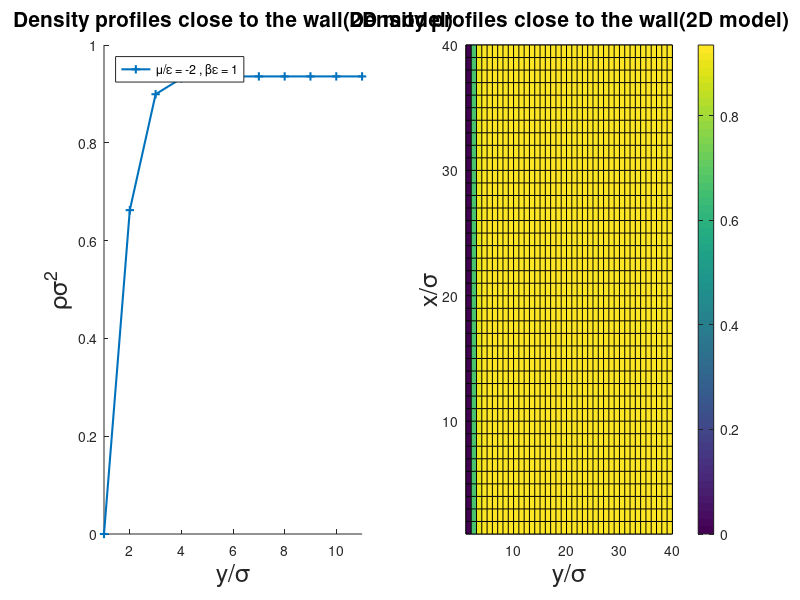

MATLAB code for this plot: (Note: this script raises an error after producing the figure.)
% [Starter code for Problem 8]

% ------------------------------------------------------------
% Solving the bulk with an inhomogeneous iterative method
% ------------------------------------------------------------

clear; clc; close all;

% Parameters:
z_nn = 4;   % Number of nearest-neighbour in lattice (square = 4).
z_nnn = 4;  % Number of next-nearest-neighbours in lattice (square = 4).
Lx = 40;    % Number of sites along x-axis.
Ly = 40;    % Number of sites along y-axis.
sigma = 1;  % Size of a site (defines our units of length).
beta = 1; % Inverse temperature beta*epsilon.
mu = [-2]; % Chemical potential mu/epsilon.
% mu = [-2.67, -2.6, -2.53, -2.5]
marker = ['+']
% marker = ['+', '*', 'o', 'd']
J = linspace(1, 11, 11);%J points for the line graph plot

attract = 1.6; %wall attraction constant
k = 1;         %wall depth


rho_0 = 0.4;   % Initial density.
tol = 1e-12;   % Convergence tolerance.
count = 30000; % Upper limit for iterations.
alpha  = 0.01; % Mixing parameter.


rho = rho_0*ones(Lx,Ly); % Initialise rho to the starting guess(i-th rho_old) in Eq(47)
rho_rhs = zeros(Lx,Ly);  % Initialise rho_new to zeros.


figure(1);
subplot(1,2,1);
hold on;

for loop = 1:length(mu)
    conv = 1; cnt = 1;       % Convergence value and counter.
    % Solve equations iteratively:
    while conv>=tol && cnt<count
        cnt = cnt + 1; % Increment counter.
        % Loop over all lattice sites:
        for i=1:Lx
            for j=1:Ly
                %Defining the Lennard-Jones potential
                
                % Handle the periodic boundaries for x and y:
                left = mod((i-1)-1,Lx) + 1; % i-1, maps 0 to Lx.
                right = mod((i+1)-1,Lx) + 1; % i+1, maps Lx+1 to 1.
                if j<k+1 %depth of wall
                    rho_rhs(i,j) = 0;
                    rho(i,j) = 0;
                elseif j<(20+k)
                    rho_rhs(i,j) = (1 - rho(i,j))*exp((beta*(rho(i,j-1) + rho(i,j+1) + rho(left,j) + rho(right,j) + (1/4)*(rho(left,j-1) + rho(right,j-1) + rho(left,j+1) + rho(right,j+1)) + mu(loop))));
                else
                    rho_rhs(i,j) = rho_rhs(i,j-1);
                end
            end
        end

        conv = sum(sum((rho - rho_rhs).^2)); % Convergence value is the sum of the differences between new and current solution.
        rho = alpha*rho_rhs + (1 - alpha)*rho; % Mix the new and current solutions for next iteration.
    end
    disp(['conv = ' num2str(conv) ' cnt = ' num2str(cnt)]); % Display final answer.
    plot(J, rho(1,1:11), 'LineStyle', '-', 'Marker', marker(loop), 'LineWidth', 1.5);
end
hold off;
legend({['\mu/\epsilon = ' num2str(mu) ,' , ', '\beta\epsilon = ' num2str(beta)]},'Location','northwest');
xlabel('y/\sigma','FontSize', 18); ylabel('\rho\sigma^2','FontSize', 18);
title('Density profiles close to the wall(2D model)','FontSize', 15)
xlim([1 inf])

subplot(1,2,2);
pcolor(rho);
title('Density profiles close to the wall(2D model)','FontSize', 15)
xlabel('y/\sigma','FontSize', 18); ylabel('x/\sigma','FontSize', 18);
h = colorbar;
h.Label.String = '\rho\sigma^2';
h.Label.FontSize = 20;

% figure(2);
% pcolor(rho);
% title('Density profiles close to the wall(2D model)','FontSize', 15)
% xlabel('y/\sigma','FontSize', 18); ylabel('x/\sigma','FontSize', 18);
% h = colorbar;
% h.Label.String = '\rho\sigma^2';
% h.Label.FontSize = 20;
% 

% For a different lattice size, change Lx = n, Ly = m, line 20 size of array J, line 68 rho(1,1:n), line 56 j<((m-1)+k)
